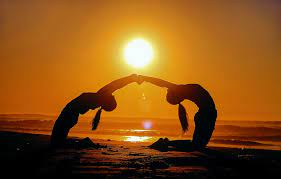
#> input picture sun.jpg, 281 x 179 px
$ python LinearCombinationLaplacian.py   (older library calls are emulated)
#> lines starting #> are read from the running program, lines starting #| are printed output that depends on the picture
# linear combination, laplacian

# Importing Required Libraries
import cv2
import numpy as np
import matplotlib.pyplot as plt

laplacian_kernel = np.array([[0, 1, 0],
                             [1, -4, 1],
                             [0, 1, 0]], dtype=np.float32)
normal_kernel = np.array([1], dtype=np.float32)

# Loading image
img = cv2.imread('sun.jpg', cv2.IMREAD_GRAYSCALE)
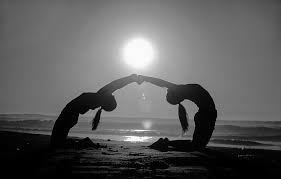
#> img: shape (179, 281); min 0, max 255, mean 92.9

laplacian = cv2.filter2D(img, cv2.CV_64F, laplacian_kernel)
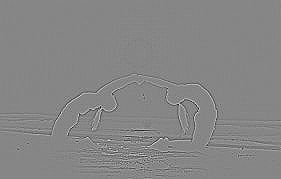
#> laplacian: shape (179, 281) float64; min -294, max 265, mean 0; drawn with min black and max white
normal = cv2.filter2D(img, cv2.CV_64F, normal_kernel)
result = cv2.addWeighted(normal, 0.8, laplacian, 0.2, 0)
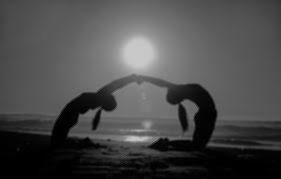
#> result: shape (179, 281) float64; min 0, max 201.2, mean 74.3
# Displaying the Result
fig, axs = plt.subplots(1, 2, figsize=(15, 10))
axs[0].imshow(img, cmap='gray')
axs[0].set_title('Original Image')
axs[1].imshow(result, cmap='gray')
axs[1].set_title('Smoothing')

plt.show()
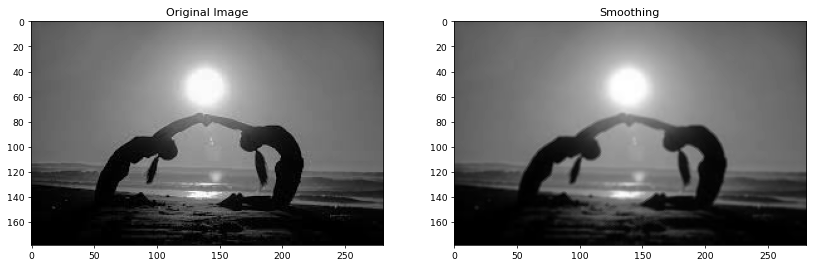
#> figure drawn by matplotlib, 2 panels
